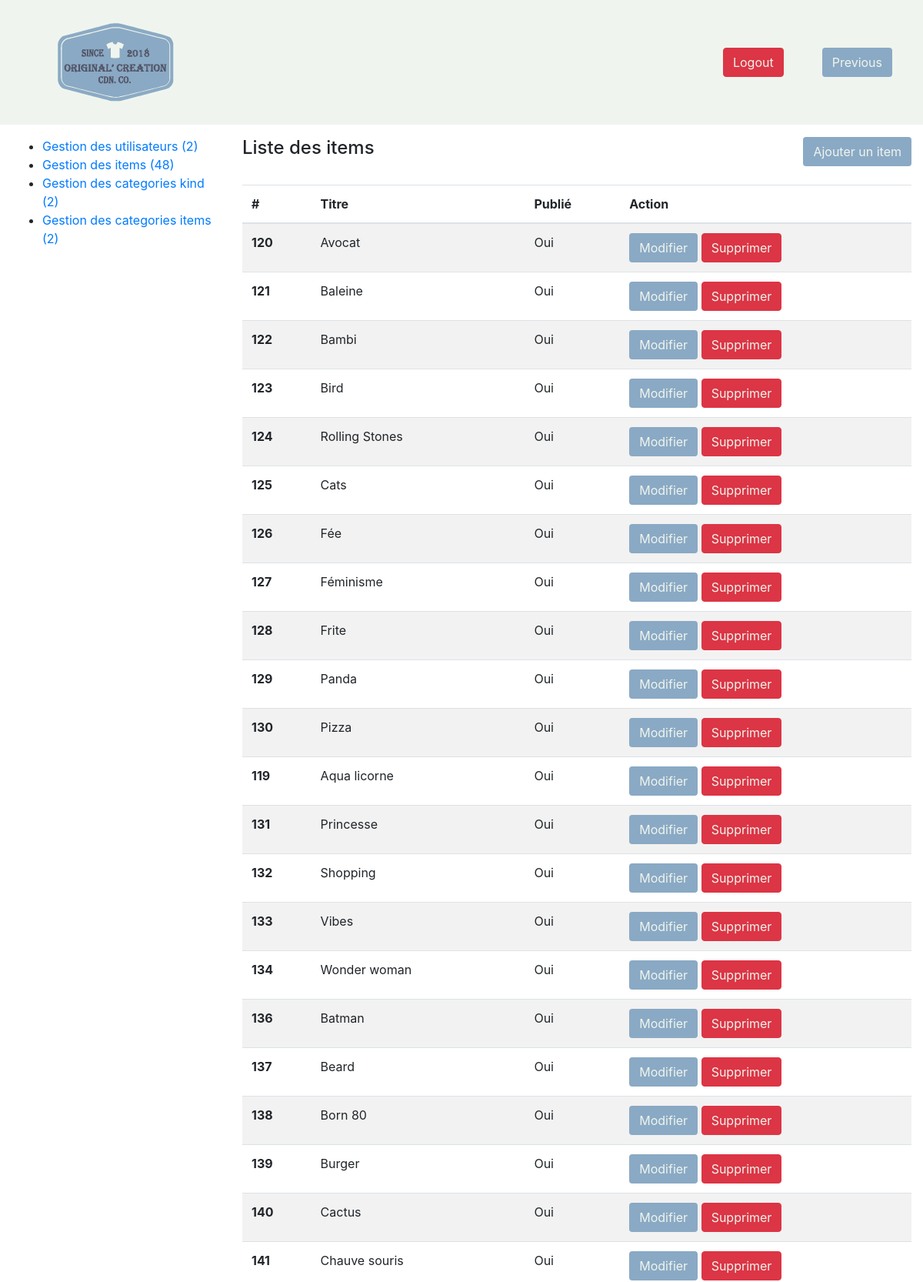
Page /admin/item-list.php (signed in, upper part) on the committed database.
### tables this page shows
CREATE TABLE IF NOT EXISTS `item` (
  `id` int(11) NOT NULL AUTO_INCREMENT,
  `title` varchar(255) NOT NULL,
  `price` decimal(10,0) NOT NULL,
  `is_published` tinyint(1) NOT NULL,
  `image` varchar(255) DEFAULT NULL,
  `created_at` date NOT NULL,
  PRIMARY KEY (`id`)
);

### admin/item-list.php (the view, shortened to what this page needs)
<?php
require_once '../tools/common.php';
$query = $db->query('SELECT * FROM item');
$item = $query->fetchall();
?>
<!DOCTYPE html>
<html>
<head>
    <?php require 'partials/head_assets.php'; ?>
</head>
<body class="index-body">
<?php require 'partials/header.php'; ?>
<div class="container-fluid">
    <div class="row my-3 index-content">
        <?php require 'partials/nav.php'; ?>
        <section class="col-9">
            <header class="pb-4 d-flex justify-content-between">
                <h4>Liste des items</h4>
                <a class="btn button-color" href="item-form.php">Ajouter un item</a>
            </header>
            <?php if($item): ?>
            <table class="table table-striped">
                <thead>
                <tr>
                    <th>#</th>
                    <th>Titre</th>
                    <th>Publié</th>
                    <th>Action</th>
                </tr>
                </thead>
                <tbody>
                    <?php foreach($item as $items): ?>
                        <tr>
                            <th><?php echo htmlentities($items['id']); ?></th>
                            <td><?php echo htmlentities($items['title']); ?></td>
                            <td>
                                <?php if($items['is_published'] == 1): ?>
                                    Oui
                                <?php else: ?>
                                    Non
                                <?php endif; ?>
                            </td>
                            <td>
                                <a href="item-form.php?item_id=<?php echo $items['id']; ?>&action=edit" class="btn button-color">Modifier</a>
                                <a onclick="return confirm('Are you sure?')" href="item-list.php?item_id=<?php echo $items['id']; ?>&action=delete" class="btn btn-danger button-logout">Supprimer</a>
                            </td>
                        </tr>
                    <?php endforeach; ?>
                <?php else: ?>
                    Aucun item enregistré.
                <?php endif; ?>
                </tbody>
            </table>
        </section>
    </div>
</div>
</body>
</html>

### admin/partials/head_assets.php (shortened to what this page needs)
<link rel="stylesheet" href="https://maxcdn.bootstrapcdn.com/bootstrap/4.0.0-alpha.6/css/bootstrap.min.css">
<link rel="stylesheet" href="../css/bon_css.css">

### admin/partials/header.php
<div class="container-fluid">
    <div class="row" id="menu">
        <div class="col-3 d-flex align-items-center justify-content-center" >
            <a href="index.php"><img src="../image/utilitaire/logo.png" class="img-fluid" id="logo" alt="Responsive image"></a>
        </div>
        <div class="col-6"></div>
        <div class="col-3 d-flex justify-content-around align-items-center">
            <?php if(isset($_SESSION['user'])): ?>
                <a class="d-block btn btn-danger button-logout" href="../index.php?logout">Logout</a>
                <?php if($_SESSION['is_admin'] == 1): ?>
                    <a class="d-block btn button-color" href="../index.php">Previous</a>
                <?php endif; ?>
            <?php endif; ?>
        </div>
    </div>
</div>

### admin/partials/nav.php
<?php
	$nbUsers = $db->query("SELECT COUNT(*) FROM user")->fetchColumn();
	$nbItems = $db->query("SELECT COUNT(*) FROM item")->fetchColumn();
    $nbCategoryKind = $db->query("SELECT COUNT(*) FROM category_kind")->fetchColumn();
    $nbCategoryItem = $db->query("SELECT COUNT(*) FROM category_item")->fetchColumn();
?>
<nav class="col-3 categories-nav">
    <ul>
        <li><a href="user-list.php">Gestion des utilisateurs (<?php echo $nbUsers; ?>)</a></li>
        <li><a href="item-list.php">Gestion des items (<?php echo $nbItems; ?>)</a></li>
        <li><a href="kind-list.php">Gestion des categories kind (<?php echo $nbCategoryKind; ?>)</a></li>
        <li><a href="cat-item-list.php">Gestion des categories items (<?php echo $nbCategoryItem; ?>)</a></li>
    </ul>
</nav>

### css/bon_css.css (style rules this page uses)
#menu { padding-bottom: 30px; padding-top: 30px; background-color: #eff5ee; }
a:link { text-decoration: none; }
.button-color { background-color: #8aa9c4; color: #eff5ee; }
.button-logout { color: #eff5ee; }

### rows in the picture
item: id "120", title "Avocat", is_published "Oui"
item: id "121", title "Baleine", is_published "Oui"
item: id "122", title "Bambi", is_published "Oui"
item: id "123", title "Bird", is_published "Oui"
item: id "124", title "Rolling Stones", is_published "Oui"
item: id "125", title "Cats", is_published "Oui"
item: id "126", title "Fée", is_published "Oui"
item: id "127", title "Féminisme", is_published "Oui"
item: id "128", title "Frite", is_published "Oui"
item: id "129", title "Panda", is_published "Oui"
item: id "130", title "Pizza", is_published "Oui"
item: id "119", title "Aqua licorne", is_published "Oui"
item: id "131", title "Princesse", is_published "Oui"
item: id "132", title "Shopping", is_published "Oui"
item: id "133", title "Vibes", is_published "Oui"
item: id "134", title "Wonder woman", is_published "Oui"
item: id "136", title "Batman", is_published "Oui"
item: id "137", title "Beard", is_published "Oui"
item: id "138", title "Born 80", is_published "Oui"
item: id "139", title "Burger", is_published "Oui"
item: id "140", title "Cactus", is_published "Oui"
item: id "141", title "Chauve souris", is_published "Oui"

### other values in the picture
$nbUsers "2"
$nbItems "48"
$nbCategoryKind "2"
$nbCategoryItem "2"
